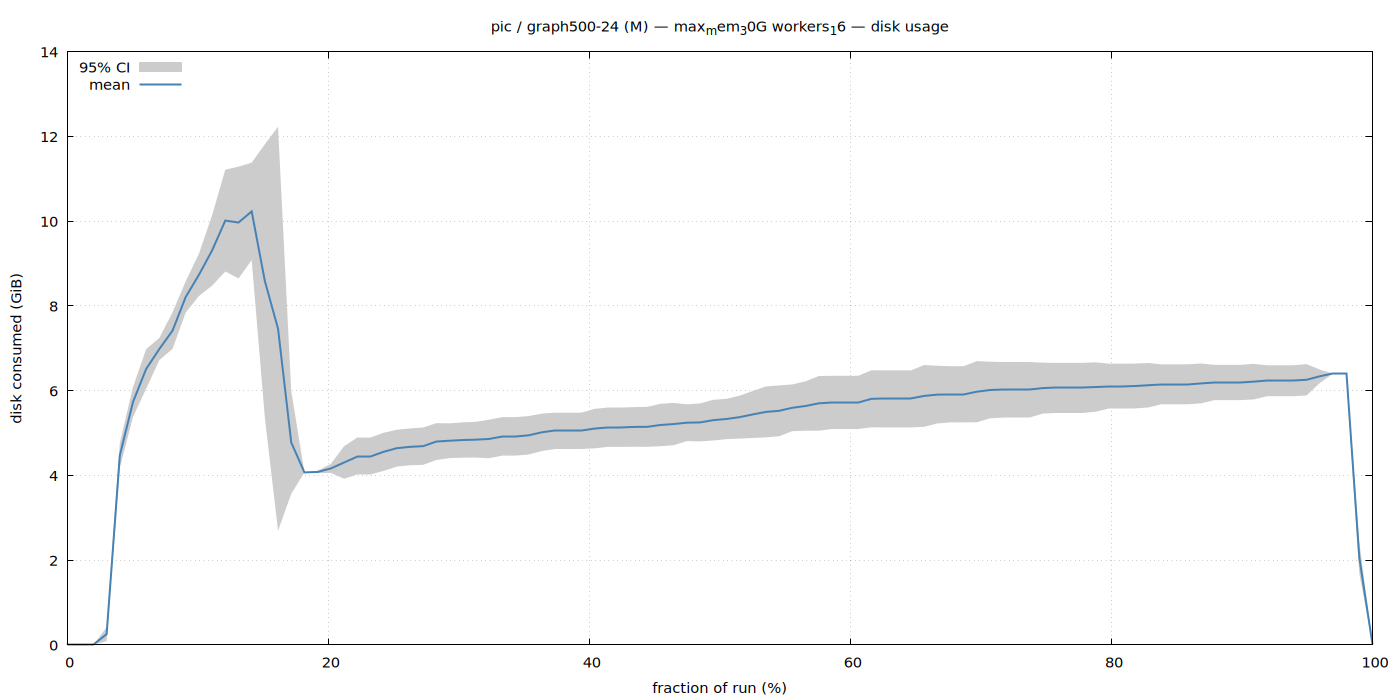

Reproduce this figure in gnuplot.
set terminal pngcairo size 1400,700 enhanced font 'Sans,11'
set output '/home/ubuntu/nvm/gfrs/pic/M/graph500-24/max_mem_30G_workers_16/disk.png'
set title "pic / graph500-24 (M) — max_mem_30G workers_16 — disk usage"
set xlabel 'fraction of run (%)'
set ylabel 'disk consumed (GiB)'
set grid
set key top left
set yrange [0:*]
plot '/home/ubuntu/nvm/gfrs/pic/M/graph500-24/max_mem_30G_workers_16/disk.dat' using 1:3:4 with filledcurves lc rgb '#cccccc' title '95% CI', \
     '' using 1:2 with lines lw 2 lc rgb '#4682b4' title 'mean'
